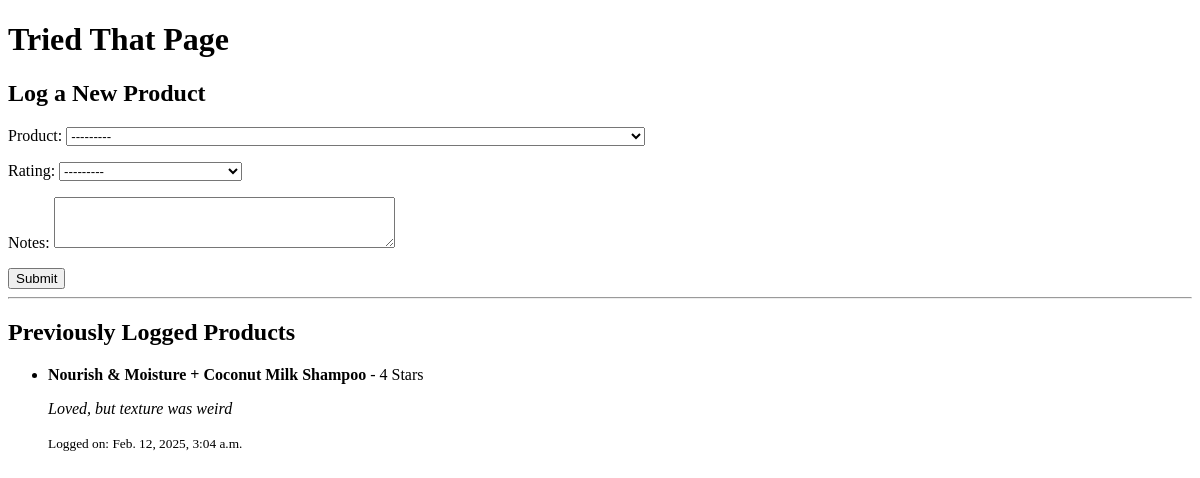
The page /quiz/tried-that/ on the database as committed earlier.
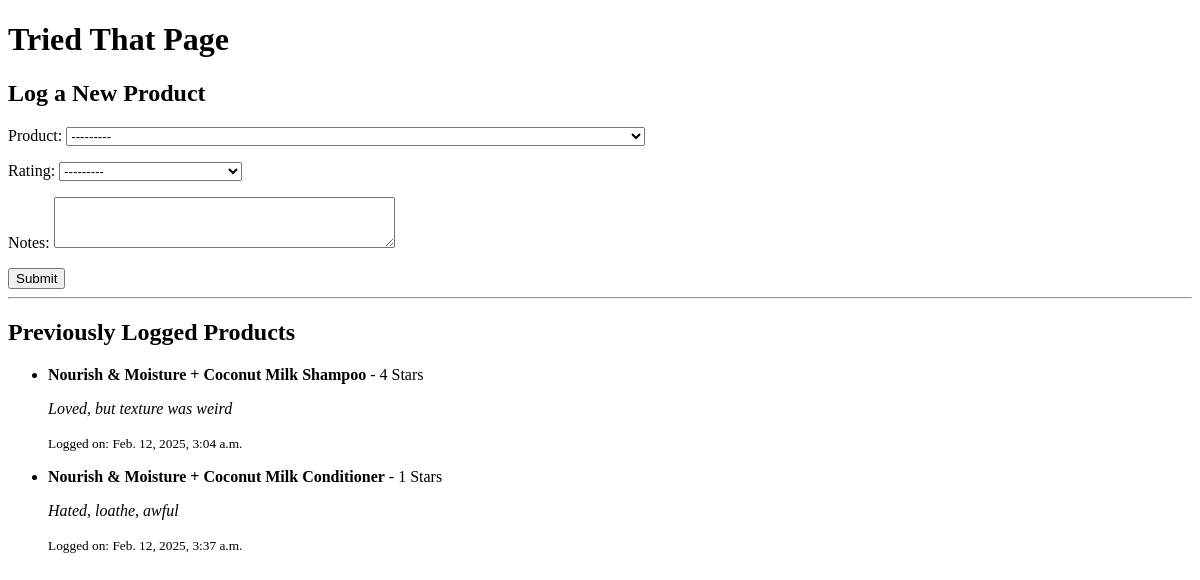
The same page on the database as committed later.
### quiz/models.py (models this page shows, shortened)
class TriedProduct(models.Model):
    product = models.ForeignKey(HairProduct, on_delete=models.CASCADE)
    rating = models.PositiveSmallIntegerField(choices=[
        (1, "Awful, never again"),
        (2, "Not great"),
        (3, "Okay, would try again"),
        (4, "Good, recommend"),
        (5, "Amazing, holy grail product")
    ])
    notes = models.TextField(blank=True, null=True)
    created_at = models.DateTimeField(auto_now_add=True)

class HairProduct(models.Model):
    brand = models.CharField(max_length=100)
    name = models.CharField(max_length=100)
    category = models.CharField(max_length=50)
    price = models.DecimalField(max_digits=5, decimal_places=2)
    curl_pattern = models.CharField(max_length=255)
    hair_type = models.CharField(max_length=255)
    vegan = models.BooleanField()
    weight = models.CharField(max_length=1)  # L, M, H
    helpful_areas = models.CharField(max_length=255)
    def __str__(self):
        return self.name

### quiz/views.py (the view)
# urls.py: path('tried-that/', views.tried_that, name='tried_that'),
def tried_that(request):
    if request.method == "POST":
        form = TriedProductForm(request.POST)
        if form.is_valid():
            form.save()
            return redirect('tried_that')  # Redirect back to the same page
    else:
        form = TriedProductForm()
    logged_products = TriedProduct.objects.all()
    return render(request, 'quiz/tried_that.html', {
        'form': form,
        'logged_products': logged_products
    })

### quiz/forms.py
class TriedProductForm(forms.ModelForm):
    class Meta:
        model = TriedProduct
        fields = ['product', 'rating', 'notes']
        widgets = {
            'notes': forms.Textarea(attrs={'rows': 3}),
        }

### quiz/templates/quiz/tried_that.html (shortened to what this page needs)
<!DOCTYPE html>
<html>
<head>
</head>
<body>
    <h1>Tried That Page</h1>
    <h2>Log a New Product</h2>
    <form method="post">
        {{ form.as_p }}
        <button type="submit">Submit</button>
    </form>
    <hr>
    <h2>Previously Logged Products</h2>
    <ul>
        {% for product in logged_products %}
            <li>
                <strong>{{ product.product.name }}</strong> - {{ product.rating }} Stars
                {% if product.notes %}
                    <p><em>{{ product.notes }}</em></p>
                {% endif %}
                <p><small>Logged on: {{ product.created_at }}</small></p>
            </li>
        {% empty %}
            <p>No products logged yet.</p>
        {% endfor %}
    </ul>
</body>
</html>

Rows that differ between the two databases and show on the page:
added TriedProduct: product.name "Nourish & Moisture + Coconut Milk Conditioner", rating "1", notes "Hated, loathe, awful", created_at "Feb. 12, 2025, 3:37 a.m."
